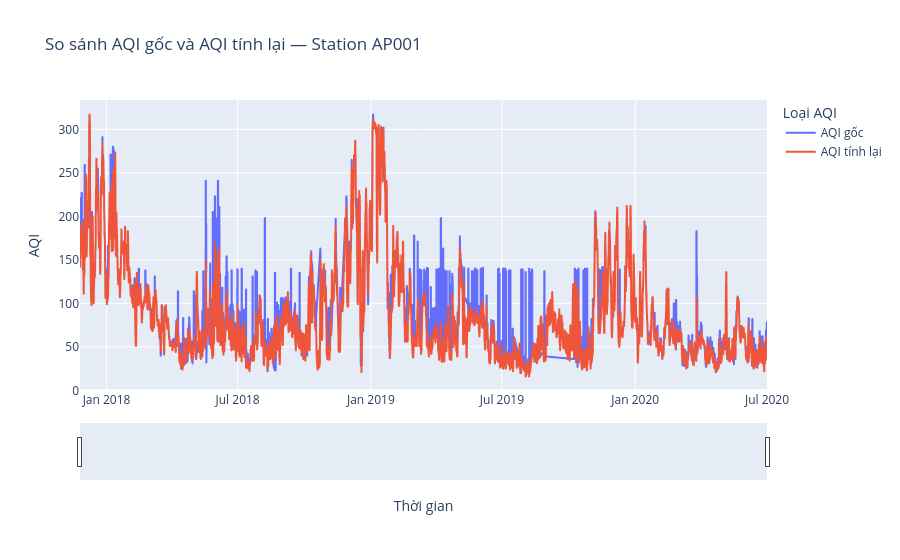

Write notebook code for a chart like this one.
### Markdown cell above
### 3.3. Đánh giá
- So sánh AQI sau khi cleanning với AQI gốc

### Code cell
import pandas as pd
import plotly.express as px

# Chọn trạm
station_id = df['StationId'].dropna().unique()[0]  # đổi ID nếu cần

plot_df = df[df['StationId'] == station_id].copy()
plot_df['Datetime'] = pd.to_datetime(plot_df['Datetime'])
plot_df = plot_df.sort_values('Datetime')

long_df = plot_df.melt(
    id_vars='Datetime',
    value_vars=['AQI', 'AQI_calculated'],
    var_name='Loại AQI',
    value_name='AQI_value'
).dropna(subset=['AQI_value'])

long_df['Loại AQI'] = long_df['Loại AQI'].replace({
    'AQI': 'AQI gốc',
    'AQI_calculated': 'AQI tính lại'
})

fig = px.line(
    long_df,
    x='Datetime',
    y='AQI_value',
    color='Loại AQI',
    title=f'So sánh AQI gốc và AQI tính lại — Station {station_id}'
)

fig.update_layout(
    xaxis_title='Thời gian',
    yaxis_title='AQI',
    hovermode='x unified',
    xaxis=dict(rangeslider=dict(visible=True))
)

fig.show(config={
    'scrollZoom': True,
    'displaylogo': False
})

### Figure 1 — Plotly figure (JSON) as saved in the notebook; plotly's stock layout.template omitted (floating-point values rounded to 4 significant figures; data arrays with more than 128 entries replaced by an {"elided": "..."} marker saying what was removed)
{"data": [{"hovertemplate": "Loại AQI=AQI gốc<br>Datetime=%{x}<br>AQI_value=%{y}<extra></extra>", "legendgroup": "AQI gốc", "line": {"color": "#636efa", "dash": "solid"}, "marker": {"symbol": "circle"}, "mode": "lines", "name": "AQI gốc", "showlegend": true, "type": "scattergl", "x": {"elided": "19377 str values"}, "xaxis": "x", "y": {"elided": "19377 float values"}, "yaxis": "y"}, {"hovertemplate": "Loại AQI=AQI tính lại<br>Datetime=%{x}<br>AQI_value=%{y}<extra></extra>", "legendgroup": "AQI tính lại", "line": {"color": "#EF553B", "dash": "solid"}, "marker": {"symbol": "circle"}, "mode": "lines", "name": "AQI tính lại", "showlegend": true, "type": "scattergl", "x": {"elided": "22769 str values"}, "xaxis": "x", "y": {"elided": "22769 float values"}, "yaxis": "y"}], "layout": {"hovermode": "x unified", "legend": {"title": {"text": "Loại AQI"}, "tracegroupgap": 0}, "title": {"text": "So sánh AQI gốc và AQI tính lại — Station AP001"}, "xaxis": {"anchor": "y", "domain": [0, 1], "rangeslider": {"visible": true}, "title": {"text": "Thời gian"}}, "yaxis": {"anchor": "x", "domain": [0, 1], "title": {"text": "AQI"}}}}
